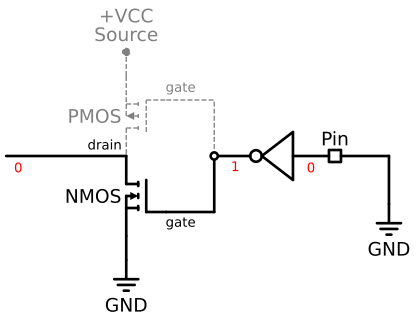

The script that drew this image:
import schemdraw
from schemdraw import dsp, logic
from schemdraw import elements as elem


def wrapper(elem):
    return elem.linestyle("--").color("gray").linewidth(1)


with schemdraw.Drawing() as d:
    d.config(unit=0.5)

    pmos = elem.PMos().reverse().label("PMOS", "left")
    pmos = wrapper(pmos)
    nmos = elem.NMos().reverse().label("NMOS", "left")

    P = (
        logic.Line()
        .right(d.unit * 2)
        .at(pmos.gate)
        .label("gate", "top", ofst=(-0.2, 0.1), fontsize=10)
    )
    P = wrapper(P)
    N = (
        logic.Line()
        .right(d.unit * 2)
        .at(nmos.gate)
        .label("gate", "bottom", ofst=(-0.2, -0.1), fontsize=10)
    )

    mid_point = (P.end[0], pmos.drain[1])
    logic.Line().right(d.unit * 1.5).at(mid_point).idot(open=True).label(
        "1", "bottom", fontsize=10, color="red", ofst=(0.1, 0)
    )
    A = logic.Not().reverse()
    logic.Line().right(d.unit * 1.5).at(A.in1).label(
        "0", "bottom", fontsize=10, color="red", ofst=(0, -0.1)
    )
    dsp.Square().scale(d.unit * 0.5).label("Pin", "top", ofst=(0, 0.2))
    logic.Line().right(d.unit * 2)
    logic.Line().down(d.unit * 2)
    elem.Ground().label("GND", "bottom")

    wrapper(logic.Wire("|-").at(mid_point).to(P.end))
    logic.Wire("|-").at(mid_point).to(N.end)

    logic.Line().left(d.unit * 5).at(pmos.drain).label(
        "drain", ofst=(-0.8, -0.1), fontsize=10
    ).label("0", "bottom", fontsize=10, color="red", ofst=(1.0, 0.1))

    wrapper(logic.Line().up().at(pmos.source).dot().label("+VCC\nSource", "right"))
    logic.Line().down().at(nmos.source)
    elem.Ground().label("GND", "bottom")

    image_bytes = d.get_imagedata("svg")

with open("input-buffer-0.svg", "wb") as f:
    f.write(image_bytes)
